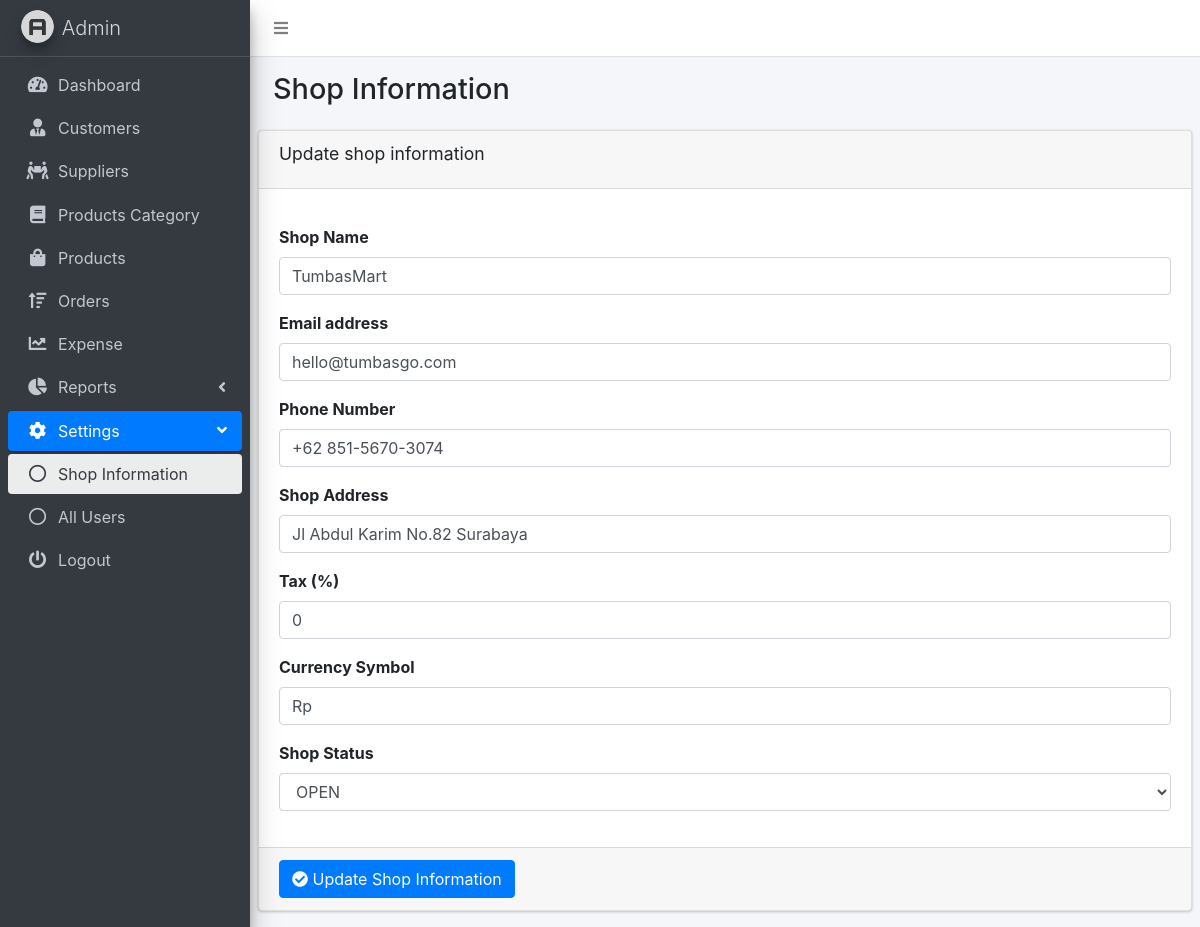
Page /edit_shop.php?id=1 (signed in) on the committed database.
### tables this page shows
CREATE TABLE `shop` (
  `shop_id` int(11) NOT NULL,
  `shop_name` varchar(255) NOT NULL,
  `shop_contact` varchar(255) NOT NULL,
  `shop_email` varchar(255) NOT NULL,
  `shop_address` varchar(255) NOT NULL,
  `tax` varchar(11) NOT NULL,
  `currency_symbol` varchar(20) NOT NULL,
  `shop_status` varchar(255) NOT NULL
);

### edit_shop.php (the view, shortened to what this page needs)
<?php
if ($_SERVER["REQUEST_METHOD"] == "GET") {
  $getid = $_GET['id'];
  include('db_connect.php');
  if (!empty($getid)) {
    $query = mysqli_query($con, "SELECT * FROM shop WHERE shop_id='$getid'");
    $row = mysqli_fetch_assoc($query);
  }
}
?>
<!DOCTYPE html>
<html lang="en">
<head>
  <link rel="stylesheet" href="dist/css/preloader.css">
  <link rel="stylesheet" href="plugins/sweetalert2/sweetalert2.min.css">
  <link rel="stylesheet" href="plugins/fontawesome-free/css/all.min.css">
  <link rel="stylesheet" href="https://code.ionicframework.com/ionicons/2.0.1/css/ionicons.min.css">
  <link rel="stylesheet" href="plugins/datatables-bs4/css/dataTables.bootstrap4.min.css">
  <link rel="stylesheet" href="plugins/datatables-responsive/css/responsive.bootstrap4.min.css">
  <link rel="stylesheet" href="dist/css/adminlte.min.css">
  <link href="plugins/bootstrap/css/bootstrap.min.css" rel="stylesheet"/>
</head>
<body class="hold-transition sidebar-mini">
<div class="wrapper">
  <nav class="main-header navbar navbar-expand navbar-white navbar-light">
    <ul class="navbar-nav">
      <li class="nav-item">
        <a class="nav-link" data-widget="pushmenu" href="#" role="button"><i class="fas fa-bars"></i></a>
      </li>
    </ul>
  </nav>
  <aside class="main-sidebar sidebar-dark-primary elevation-4">
    <a href="#" class="brand-link">
      <img src="dist/img/AdminLTELogo.png"
           alt="AdminLTE Logo"
           class="brand-image img-circle elevation-3"
           style="opacity: .8">
      <span class="brand-text font-weight-light">Admin</span>
    </a>
    <div class="sidebar">
      <nav class="mt-2">
        <ul class="nav nav-pills nav-sidebar flex-column" data-widget="treeview" role="menu" data-accordion="false">
          <li class="nav-item">
            <a href="dashboard.php" class="nav-link">
              <i class="nav-icon fas fa-tachometer-alt"></i>
              <p>
                Dashboard
              </p>
            </a>
          </li>
          <li class="nav-item">
            <a href="customers.php" class="nav-link">
              <i class="nav-icon fas fa-user-tie"></i>
              <p>
                Customers
              </p>
            </a>
          </li>
          <li class="nav-item">
            <a href="suppliers.php" class="nav-link">
              <i class="nav-icon fas fa-people-carry"></i>
              <p>
                Suppliers
              </p>
            </a>
          </li>
          <li class="nav-item">
            <a href="category.php" class="nav-link">
              <i class="nav-icon fas fa-book"></i>
              <p>
                Products Category
              </p>
            </a>
          </li>
          <li class="nav-item">
            <a href="products.php" class="nav-link">
              <i class="nav-icon fas fa-shopping-bag"></i>
              <p>
                Products
              </p>
            </a>
          </li>
          <li class="nav-item">
            <a href="orders.php" class="nav-link">
              <i class="nav-icon fas fa-sort-amount-up"></i>
              <p>
                Orders
              </p>
            </a>
          </li>
          <li class="nav-item">
            <a href="expense.php" class="nav-link">
              <i class="nav-icon fas fa-chart-line"></i>
              <p>
                Expense
              </p>
            </a>
          </li>
          <li class="nav-item">
            <a href="#" class="nav-link">
              <i class="nav-icon fas fa-chart-pie"></i>
              <p>
                Reports
                <i class="right fas fa-angle-left"></i>
              </p>
            </a>
          </li>
          <li class="nav-item has-treeview menu-open">
            <a href="products.php" class="nav-link active">
              <i class="nav-icon fas fa-cog"></i>
              <p>
                Settings
                <i class="right fas fa-angle-left"></i>
              </p>
            </a>
            <ul class="nav nav-treeview">
              <li class="nav-item">
                <a href="shop_information.php" class="nav-link active">
                  <i class="far fa-circle nav-icon"></i>
                  <p>Shop Information</p>
                </a>
              </li>
              <li class="nav-item">
                <a href="all_users.php" class="nav-link">
                  <i class="far fa-circle nav-icon"></i>
                  <p>All Users</p>
                </a>
              </li>
            </ul>
          </li>
          <li class="nav-item">
            <a href="logout.php" class="nav-link">
              <i class="nav-icon fas fa-power-off"></i>
              <p>
                Logout
              </p>
            </a>
          </li>
        </ul>
      </nav>
    </div>
  </aside>
  <div class="content-wrapper">
    <section class="content-header">
      <div class="container-fluid">
        <div class="row mb-2">
          <div class="col-sm-6">
            <h1>Shop Information</h1>
          </div>
        </div>
      </div>
    </section>
    <section class="content">
      <div class="row">
        <div class="col-12">
          <div class="card">
            <div class="card-header">
              <h3 class="card-title">Update shop information</h3>
            </div>
            <form role="form" id="quickForm" method="post" action="edit_shop.php">
              <div class="card-body">
                <div class="form-group">
                  <label for="exampleInputshopName">Shop Name</label>
                  <input type="text" name="shop_name" class="form-control" id="exampleInputshopName"
                         value="<?php echo $row['shop_name'] ?>">
                </div>
                <div class="form-group">
                  <label for="exampleInputEmail1">Email address</label>
                  <input type="email" name="shop_email" class="form-control" id="exampleInputEmail1"
                         value="<?php echo $row['shop_email'] ?>">
                </div>
                <div class="form-group">
                  <label for="exampleInputPhone">Phone Number</label>
                  <input type="tel" name="shop_contact" class="form-control" id="exampleInputPhone"
                         value="<?php echo $row['shop_contact'] ?>">
                </div>
                <div class="form-group">
                  <label for="exampleInputAddress">Shop Address</label>
                  <input type="text" name="shop_address" class="form-control" id="exampleInputAddress"
                         value="<?php echo $row['shop_address'] ?>">
                </div>
                <div class="form-group">
                  <label for="exampleInputTax">Tax (%)</label>
                  <input type="number" name="tax" class="form-control" id="exampleInputTax"
                         value="<?php echo $row['tax'] ?>">
                </div>
                <div class="form-group">
                  <label for="exampleInputCurrencySymbol">Currency Symbol</label>
                  <input type="text" name="currency_symbol" class="form-control" id="exampleInputCurrencySymbol"
                         value="<?php echo $row['currency_symbol'] ?>">
                </div>
                <div class="form-group">
                  <div class="form-group">
                    <label for="exampleShopStatus">Shop Status</label>
                    <select class="form-control" name="shop_status" id="exampleShopStatus">
                      <option value="<?php echo $row['shop_status'] ?>"><?php echo $row['shop_status'] ?></option>
                    </select>
                  </div>
                </div>
              </div>
              <div class="card-footer">
                <button type="submit" id="update_shop" class="btn btn-primary"><i class="fa fa-check-circle"></i> Update
                  Shop Information
                </button>
              </div>
            </form>
          </div>
        </div>
      </div>
    </section>
  </div>
</div>
</body>
</html>

### rows in the picture
shop: shop_name "TumbasMart", shop_email "hello@tumbasgo.com", shop_contact "+62 851-5670-3074", shop_address "Jl Abdul Karim No.82 Surabaya", tax "0", currency_symbol "Rp", shop_status "OPEN"
